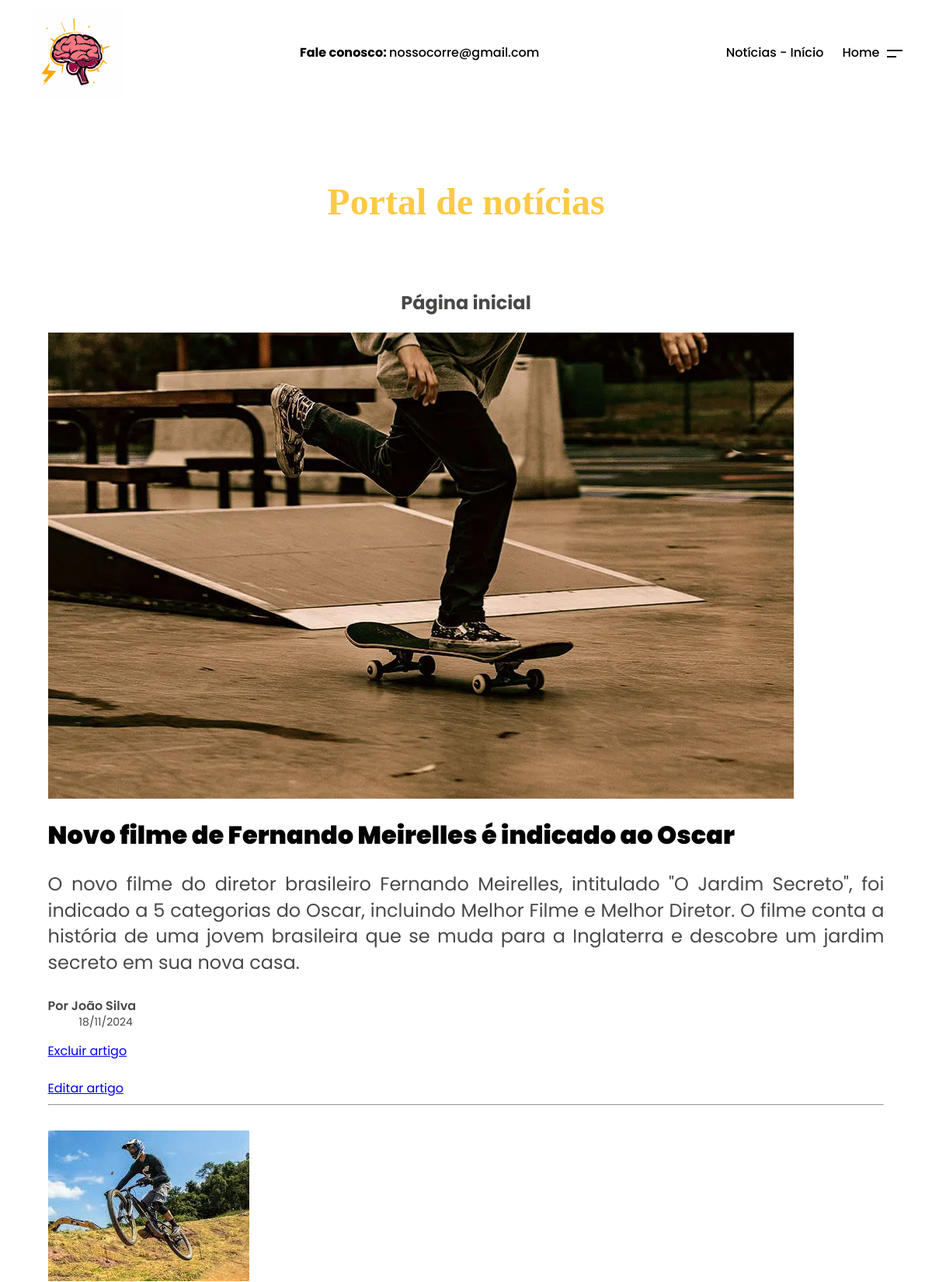
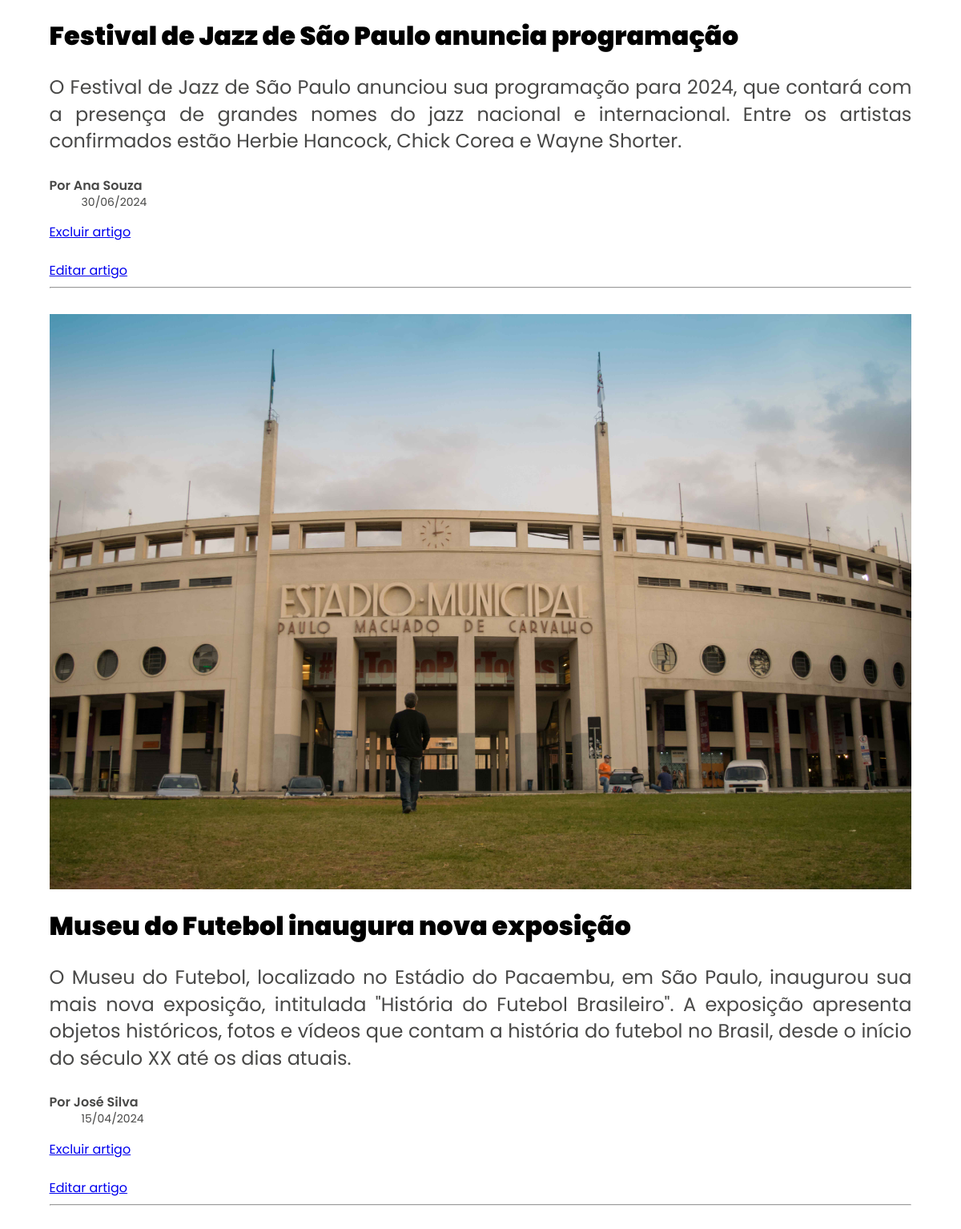
Screenshot of /pages/news/usernews.php?page=0 (signed in, upper part) with the database file from the repository (2 pictures, top to bottom).
### tables this page shows
CREATE TABLE `artigos` (
  `id` int(11) NOT NULL,
  `titulo` varchar(100) NOT NULL,
  `autor` varchar(30) NOT NULL,
  `texto` text NOT NULL,
  `path_img` varchar(255) NOT NULL,
  `data` date NOT NULL,
  `usuario_id` int(11) NOT NULL
);

### pages/news/usernews.php (the view, shortened to what this page needs)
<!DOCTYPE html>
<html lang="pt-br">
<head>
    <link rel="stylesheet" href="../../pages/news/css/style.css">
</head>
<body>
    <header class="header responsive-wrapper">
        <div class="header-left">
            <img src="../../assets/images/svg/Nosso_Corre.svg" alt="Logo" style="height: 120px; width: 120px;">
        </div>
        <div class="header-middle">
            <a href="#" class="header-link"><b>Fale conosco: </b>nossocorre@gmail.com</a>
        </div>
        <div class="header-right">
            <nav class="header-nav">
                <a href="./news.php" class="header-link">Notícias - Início</a>
            </nav>
            <a href="../home/index.php" class="header-menu-button">Home</a>
        </div>
    </header>
    <main class="responsive-wrapper">
        <div class="page-title">
            <h1 style="font-family: Grafite;">Portal de notícias</h1><br>
        </div>
        <?php
            if(isset($_GET['page'])) {
                if ($_GET['page'] == 0) {
                    $pagina = "inicial";
                } else {
                    $pagina = $_GET['page'];
                }
            }
        ?>
        <br><center><h2>Página <?php echo $pagina; ?></h2></center>
        <div class="magazine-layout" style="display:unset;">
            <div class="magazine-column">
            <?php
            require_once "../../assets/db/connect.php";
            if(isset($_GET['page'])){
                $page = $_GET['page'];
            }else{
                $page = 0;
            }
            $min = $page * 4;
            $result_artigos = mysqli_query($conexao, "SELECT * FROM `artigos`
            WHERE `usuario_id` = " . $_SESSION['id'] . " ORDER BY `data` DESC LIMIT 4 OFFSET $min");
            $numero_result = mysqli_num_rows($result_artigos);
            if($numero_result != 0){
                for($i = 1; $i <= $numero_result; $i++){
                    $vetor_artigos = mysqli_fetch_array($result_artigos);
                    $novaData = new DateTime($vetor_artigos[5]);
                    $data = $novaData->format('d/m/Y');
                    echo '<img src="' . $vetor_artigos[4] . '" />';
                    echo '<h2 class="article-title article-title--large"><a href="#" class="article-link">'
                     . $vetor_artigos[1] . '</a></h2>';
                    echo '<div class="article-excerpt" style="font-size: 24px;">' . $vetor_artigos[3] . '</div>';
                    echo '<div class="article-author"><div class="article-author-info"><dl><dt>'
                     . $vetor_artigos[2] . '</dt><dd>' . $data . '</dd></dl></div></div>';
                    echo "<a href='../../controllers/excluir_artigo.php?id_artigo=" . $vetor_artigos[0] . "&url_img=" . $vetor_artigos[4]. "'
                    onclick=\"return confirm('Tem certeza que deseja deletar este artigo?')\">Excluir artigo</a><br><br>";
                    echo "<a href='./newsedit.php?id_artigo=" . $vetor_artigos[0] . "'>Editar artigo</a><hr><br>";
                }
            }
        ?>
            </div>
        </div>
        <link rel="stylesheet"
            href="https://cdnjs.cloudflare.com/ajax/libs/OwlCarousel2/2.3.4/assets/owl.carousel.min.css" />
</body>
</html>

### pages/news/css/style.css (style rules this page uses)
body { font-family: Poppins, serif; font-size: 1rem; line-height: 1.5; background-color: #fff; color: #484847; padding-bottom: 5rem; }
img { display: block; max-width: 100%; }
.responsive-wrapper { width: 95%; max-width: 1900px; margin-left: auto; margin-right: auto; }
.header { padding-right: 1.5rem; padding-left: 1.5rem; padding-bottom: 4rem; display: flex; justify-content: space-between; align-items: center; }
.header-middle { display: none; }
@media (min-width: 1200px) { .header-middle { display: block; } }
.header-right { display: flex; align-items: center; }
.header-nav { display: none; }
@media (min-width: 1200px) { .header-nav { display: block; } }
.header-link { color: #000; text-decoration: none; margin-left: 0.75rem; margin-right: 0.75rem; display: none; font-weight: 500; display: inline-block; }
.header-menu-button { margin-left: 0.75rem; border: 0; padding: 0; background-color: transparent; font: inherit; position: relative; padding-right: 30px; font-weight: 500; text-decoration: none; color: #000; }
.header-menu-button:after, .header-menu-button:before { content: ""; display: block; position: absolute; width: 20px; height: 2px; background-color: currentcolor; right: 0; top: 8px; }
.header-menu-button:after { top: 16px; width: 12px; right: 8px; }
.page-title { padding-left: 1.5rem; padding-right: 1.5rem; display: flex; justify-content: center; }
.page-title h1 { font-size: 3rem; font-weight: 700; color: #fcca45; text-align: center; position: relative; text-decoration: none; }
.magazine-layout { margin-top: 3rem; display: grid; grid-template-columns: repeat(4, 1fr); grid-row-gap: 2rem; }
.magazine-column { padding: 0 1.5rem; grid-column: span 5; }
@media (min-width: 1200px) { .magazine-column { grid-column: span 1; border-right: 1px solid #fff; } }
@media (min-width: 1200px) { .magazine-column:last-child { border-right: none; } }
.article-link { color: inherit; text-decoration: none; }
.article-title { font-family: Poppins, serif; font-weight: 900; line-height: 1.25; color: #000; }
.article-title--large { font-size: 2rem; }
.article-title--large+* { margin-top: 1.5rem; }
.article-link { color: inherit; }
.article-excerpt, .article-creditation { font-size: 1.125rem; line-height: 1.4; text-align: justify; }
.article-author { display: flex; flex-wrap: wrap; margin-top: 1.5rem; }
.article-author-info { line-height: 1.375; }
.article-author-info dl { margin-top: 0.25em; }
.article-author-info dt { font-weight: 600; }
.article-author-info dd { font-size: 0.875em; }

### rows the page displays
artigos: path_img (picture), titulo "Novo filme de Fernando Meirelles é indicado ao Oscar", texto "O novo filme do diretor brasileiro Fernando Meirelles, intitulado \"O Jardim Secreto\", foi indicado a 5 categorias do Oscar, incluindo Melhor Filme e Melhor Diretor. O filme conta a história de uma jovem brasileira que se muda para a Inglaterra e descobre um jardim secreto em sua nova casa.", autor "Por João Silva", data "18/11/2024"
artigos: path_img (picture), titulo "Festival de Jazz de São Paulo anuncia programação", texto "O Festival de Jazz de São Paulo anunciou sua programação para 2024, que contará com a presença de grandes nomes do jazz nacional e internacional. Entre os artistas confirmados estão Herbie Hancock, Chick Corea e Wayne Shorter.", autor "Por Ana Souza", data "30/06/2024"
artigos: path_img (picture), titulo "Museu do Futebol inaugura nova exposição", texto "O Museu do Futebol, localizado no Estádio do Pacaembu, em São Paulo, inaugurou sua mais nova exposição, intitulada \"História do Futebol Brasileiro\". A exposição apresenta objetos históricos, fotos e vídeos que contam a história do futebol no Brasil, desde o início do século XX até os dias atuais.", autor "Por José Silva", data "15/04/2024"

### other values shown
$pagina "inicial"
